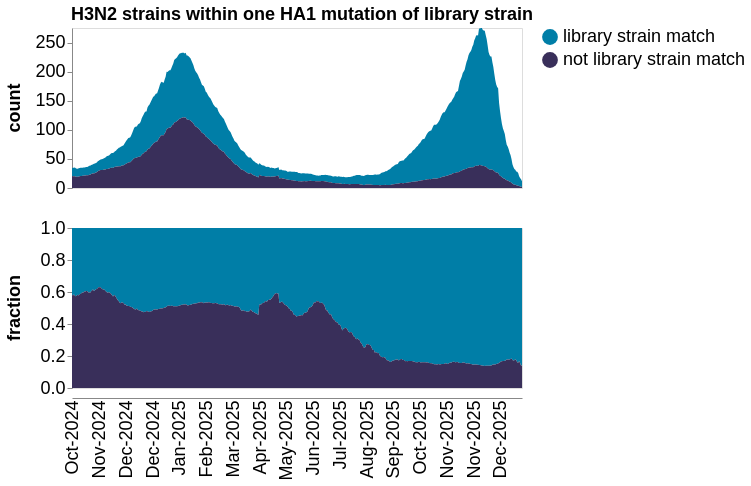

The code cell stored with this chart in its notebook:
### Markdown cell above
Plot number of strains in each group as a function of date:

### Code cell
# We create an integer days columns so we can impute missing days
grouped_counts_by_date = (
    filtered_counts_by_date
    .assign(
        set_of_strains=lambda x: x["variant"].map(
            lambda v: (
                "library strain match"
                if v not in {NOT_IN_LIBRARY}
                else v
            ),
        )
    )
    .groupby(["set_of_strains", "date"], as_index=False)
    .aggregate({"sequences": "sum"})
)


# Configure chart
titleFontSize = 18
labelFontSize = 18

# Make chart
grouped_counts_by_date_chart = (
    alt.Chart(grouped_counts_by_date)
    .transform_window(
        count="mean(sequences)",
        groupby=["set_of_strains"],
        frame=[-plot_window_frame_days, plot_window_frame_days],
    )
    .transform_joinaggregate(total_count="sum(count)", groupby=["date"])
    .transform_calculate(fraction=alt.datum.count / alt.datum.total_count)
    .transform_fold(
        fold=["count", "fraction"],
        as_=["statistic", "count_or_fraction"],
    )
    .encode(
        alt.X("date", title=None, axis=alt.Axis(grid=False, format="%b-%Y", labelAngle=-90,
                                                tickCount=100, tickSize=0,
                                                titleFontSize=titleFontSize,
                                                labelFontSize=labelFontSize)),
        alt.Y(
            "count_or_fraction:Q",
            axis=alt.Axis(grid=False, 
                          titleFontSize=titleFontSize,
                          labelFontSize=labelFontSize),
            title=None,
            scale=alt.Scale(nice=False)
        ),
        alt.Fill(
            "set_of_strains",
            title="set of strains",
            legend=alt.Legend(
                orient="right",
                labelLimit=500,
                title=None,
            ),
            scale=alt.Scale(range=color_scheme)
        ),
        alt.Row(
            "statistic:N",
            title=None,
            header=alt.Header(orient="left", labelFontStyle="bold",
                              titleFontSize=titleFontSize,
                              labelFontSize=labelFontSize)
        ),
        tooltip=[
            "set_of_strains",
            "date",
            "statistic:N",
            alt.Tooltip("count_or_fraction:Q", format=".2f"),
        ],
    )
    .mark_area()
    .configure_legend(labelFontSize=labelFontSize, rowPadding=5, symbolSize=250)
    .properties(
        width=450,
        height=160,
        title=alt.TitleParams(
            plot_title,
            dx=65,
            fontSize = titleFontSize
        ),
    )
    .resolve_scale(y="independent")
)

print(f"Saving to {svg=}")
grouped_counts_by_date_chart.save(svg)

grouped_counts_by_date_chart

### Figure 1 — Vega-Lite specification as saved in the notebook (floating-point values rounded to 4 significant figures; data arrays with more than 128 entries replaced by an {"elided": "..."} marker saying what was removed)
{"config": {"view": {"continuousWidth": 300, "continuousHeight": 300}, "legend": {"labelFontSize": 18, "rowPadding": 5, "symbolSize": 250}}, "data": {"name": "data-bb1e0fda4d2f08b370a96f6206bc2246"}, "mark": {"type": "area"}, "encoding": {"fill": {"field": "set_of_strains", "legend": {"labelLimit": 500, "orient": "right", "title": null}, "scale": {"range": ["#007EA7", "#392F5A"]}, "title": "set of strains", "type": "nominal"}, "row": {"field": "statistic", "header": {"labelFontSize": 18, "labelFontStyle": "bold", "orient": "left", "titleFontSize": 18}, "title": null, "type": "nominal"}, "tooltip": [{"field": "set_of_strains", "type": "nominal"}, {"field": "date", "type": "temporal"}, {"field": "statistic", "type": "nominal"}, {"field": "count_or_fraction", "format": ".2f", "type": "quantitative"}], "x": {"axis": {"format": "%b-%Y", "grid": false, "labelAngle": -90, "labelFontSize": 18, "tickCount": 100, "tickSize": 0, "titleFontSize": 18}, "field": "date", "title": null, "type": "temporal"}, "y": {"axis": {"grid": false, "labelFontSize": 18, "titleFontSize": 18}, "field": "count_or_fraction", "scale": {"nice": false}, "title": null, "type": "quantitative"}}, "height": 160, "resolve": {"scale": {"y": "independent"}}, "title": {"text": "H3N2 strains within one HA1 mutation of library strain", "dx": 65, "fontSize": 18}, "transform": [{"window": [{"op": "mean", "field": "sequences", "as": "count"}], "frame": [-10, 10], "groupby": ["set_of_strains"]}, {"joinaggregate": [{"op": "sum", "field": "count", "as": "total_count"}], "groupby": ["date"]}, {"calculate": "(datum.count / datum.total_count)", "as": "fraction"}, {"fold": ["count", "fraction"], "as": ["statistic", "count_or_fraction"]}], "width": 450, "$schema": "https://vega.github.io/schema/vega-lite/v5.20.1.json", "datasets": {"data-bb1e0fda4d2f08b370a96f6206bc2246": {"elided": "944 records"}}}
